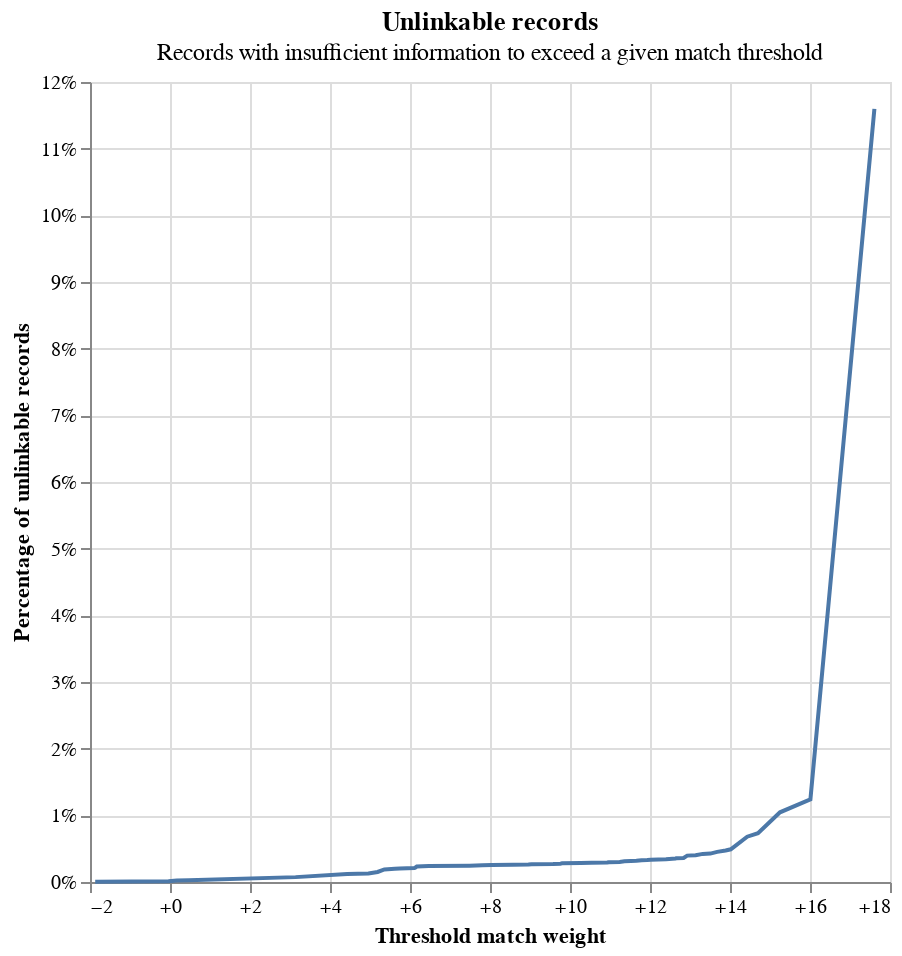

The code cell stored with this chart in its notebook:
### Code cell
#detecting unlinkable records
linker.evaluation.unlinkables_chart()

### Figure 1 — Vega-Lite specification as saved in the notebook (floating-point values rounded to 4 significant figures)
{"config": {"view": {"continuousWidth": 400, "continuousHeight": 300}}, "layer": [{"mark": {"type": "line"}, "encoding": {"x": {"axis": {"format": "+", "title": "Threshold match weight"}, "field": "match_weight", "type": "quantitative"}, "y": {"axis": {"format": "%", "title": "Percentage of unlinkable records"}, "field": "cum_prop", "type": "quantitative"}}}, {"mark": {"type": "point"}, "encoding": {"opacity": {"condition": {"param": "x_match_weight_y_cum_prop_coords_of_mouse", "value": 1, "empty": false}, "value": 0}, "tooltip": [{"field": "match_weight", "format": "+.5", "title": "Match weight", "type": "quantitative"}, {"field": "match_probability", "format": ".5", "title": "Match probability", "type": "quantitative"}, {"field": "cum_prop", "format": ".3%", "title": "Proportion of unlinkable records", "type": "quantitative"}], "x": {"axis": {"title": "Threshold match weight"}, "field": "match_weight", "type": "quantitative"}, "y": {"axis": {"format": "%", "title": "Percentage of unlinkable records"}, "field": "cum_prop", "type": "quantitative"}}, "name": "mouse_coords"}, {"mark": {"type": "rule", "color": "gray"}, "encoding": {"x": {"field": "match_weight", "type": "quantitative"}}, "transform": [{"filter": {"param": "x_match_weight_y_cum_prop_coords_of_mouse", "empty": false}}]}, {"mark": {"type": "rule", "color": "gray"}, "encoding": {"y": {"field": "cum_prop", "type": "quantitative"}}, "transform": [{"filter": {"param": "x_match_weight_y_cum_prop_coords_of_mouse", "empty": false}}]}], "data": {"name": "data-b5e9970b12ac909fb6ca6bcdf3549711"}, "height": 400, "params": [{"name": "x_match_weight_y_cum_prop_coords_of_mouse", "select": {"type": "point", "fields": ["match_weight", "cum_prop"], "nearest": true, "on": "mouseover"}, "views": ["mouse_coords"]}], "title": {"text": "Unlinkable records", "subtitle": "Records with insufficient information to exceed a given match threshold"}, "width": 400, "$schema": "https://vega.github.io/schema/vega-lite/v5.9.3.json", "datasets": {"data-b5e9970b12ac909fb6ca6bcdf3549711": [{"match_weight": -1.87, "match_probability": 0.2151, "prop": 4.301e-05, "cum_prop": 4.301e-05}, {"match_weight": -0.04, "match_probability": 0.4928, "prop": 8.603e-05, "cum_prop": 0.000129}, {"match_weight": 0.17, "match_probability": 0.53, "prop": 8.603e-05, "cum_prop": 0.0002151}, {"match_weight": 0.47, "match_probability": 0.5804, "prop": 4.301e-05, "cum_prop": 0.0002581}, {"match_weight": 3.14, "match_probability": 0.8978, "prop": 0.0004732, "cum_prop": 0.0007312}, {"match_weight": 4.43, "match_probability": 0.9556, "prop": 0.0004732, "cum_prop": 0.001204}, {"match_weight": 4.96, "match_probability": 0.9689, "prop": 8.603e-05, "cum_prop": 0.00129}, {"match_weight": 5.19, "match_probability": 0.9733, "prop": 0.0002151, "cum_prop": 0.001506}, {"match_weight": 5.36, "match_probability": 0.9763, "prop": 0.0003871, "cum_prop": 0.001893}, {"match_weight": 5.62, "match_probability": 0.9801, "prop": 8.603e-05, "cum_prop": 0.001979}, {"match_weight": 5.74, "match_probability": 0.9816, "prop": 4.301e-05, "cum_prop": 0.002022}, {"match_weight": 6.11, "match_probability": 0.9858, "prop": 8.603e-05, "cum_prop": 0.002108}, {"match_weight": 6.13, "match_probability": 0.9859, "prop": 4.301e-05, "cum_prop": 0.002151}, {"match_weight": 6.17, "match_probability": 0.9863, "prop": 0.0001721, "cum_prop": 0.002323}, {"match_weight": 6.47, "match_probability": 0.9889, "prop": 8.603e-05, "cum_prop": 0.002409}, {"match_weight": 7.49, "match_probability": 0.9944, "prop": 4.301e-05, "cum_prop": 0.002452}, {"match_weight": 7.81, "match_probability": 0.9956, "prop": 4.301e-05, "cum_prop": 0.002495}, {"match_weight": 8.04, "match_probability": 0.9962, "prop": 4.301e-05, "cum_prop": 0.002538}, {"match_weight": 8.58, "match_probability": 0.9974, "prop": 4.301e-05, "cum_prop": 0.002581}, {"match_weight": 8.96, "match_probability": 0.998, "prop": 4.301e-05, "cum_prop": 0.002624}, {"match_weight": 9.04, "match_probability": 0.9981, "prop": 4.301e-05, "cum_prop": 0.002667}, {"match_weight": 9.58, "match_probability": 0.9987, "prop": 4.301e-05, "cum_prop": 0.00271}, {"match_weight": 9.76, "match_probability": 0.9989, "prop": 4.301e-05, "cum_prop": 0.002753}, {"match_weight": 9.8, "match_probability": 0.9989, "prop": 4.301e-05, "cum_prop": 0.002796}, {"match_weight": 10.27, "match_probability": 0.9992, "prop": 4.301e-05, "cum_prop": 0.002839}, {"match_weight": 10.54, "match_probability": 0.9993, "prop": 4.301e-05, "cum_prop": 0.002882}, {"match_weight": 10.93, "match_probability": 0.9995, "prop": 4.301e-05, "cum_prop": 0.002925}, {"match_weight": 10.97, "match_probability": 0.9995, "prop": 4.301e-05, "cum_prop": 0.002968}, {"match_weight": 11.24, "match_probability": 0.9996, "prop": 4.301e-05, "cum_prop": 0.003011}, {"match_weight": 11.36, "match_probability": 0.9996, "prop": 8.603e-05, "cum_prop": 0.003097}, {"match_weight": 11.52, "match_probability": 0.9997, "prop": 4.301e-05, "cum_prop": 0.00314}, {"match_weight": 11.66, "match_probability": 0.9997, "prop": 4.301e-05, "cum_prop": 0.003183}, {"match_weight": 11.79, "match_probability": 0.9997, "prop": 8.603e-05, "cum_prop": 0.003269}, {"match_weight": 11.93, "match_probability": 0.9997, "prop": 4.301e-05, "cum_prop": 0.003312}, {"match_weight": 12.02, "match_probability": 0.9998, "prop": 4.301e-05, "cum_prop": 0.003355}, {"match_weight": 12.4, "match_probability": 0.9998, "prop": 4.301e-05, "cum_prop": 0.003398}, {"match_weight": 12.56, "match_probability": 0.9998, "prop": 8.603e-05, "cum_prop": 0.003484}, {"match_weight": 12.64, "match_probability": 0.9998, "prop": 4.301e-05, "cum_prop": 0.003527}, {"match_weight": 12.66, "match_probability": 0.9999, "prop": 4.301e-05, "cum_prop": 0.00357}, {"match_weight": 12.84, "match_probability": 0.9999, "prop": 4.301e-05, "cum_prop": 0.003613}, {"match_weight": 12.93, "match_probability": 0.9999, "prop": 0.0003441, "cum_prop": 0.003957}, {"match_weight": 13.14, "match_probability": 0.9999, "prop": 4.301e-05, "cum_prop": 0.004}, {"match_weight": 13.32, "match_probability": 0.9999, "prop": 0.0002151, "cum_prop": 0.004215}, {"match_weight": 13.51, "match_probability": 0.9999, "prop": 4.301e-05, "cum_prop": 0.004258}, {"match_weight": 13.68, "match_probability": 0.9999, "prop": 0.0002581, "cum_prop": 0.004517}, {"match_weight": 13.89, "match_probability": 0.9999, "prop": 0.0002151, "cum_prop": 0.004732}, {"match_weight": 14.02, "match_probability": 0.9999, "prop": 0.0001721, "cum_prop": 0.004904}, {"match_weight": 14.43, "match_probability": 1.0, "prop": 0.001893, "cum_prop": 0.006796}, {"match_weight": 14.7, "match_probability": 1.0, "prop": 0.0005162, "cum_prop": 0.007312}, {"match_weight": 15.25, "match_probability": 1.0, "prop": 0.00314, "cum_prop": 0.01045}, {"match_weight": 16.01, "match_probability": 1.0, "prop": 0.001936, "cum_prop": 0.01239}, {"match_weight": 17.61, "match_probability": 1.0, "prop": 0.1036, "cum_prop": 0.116}]}}
